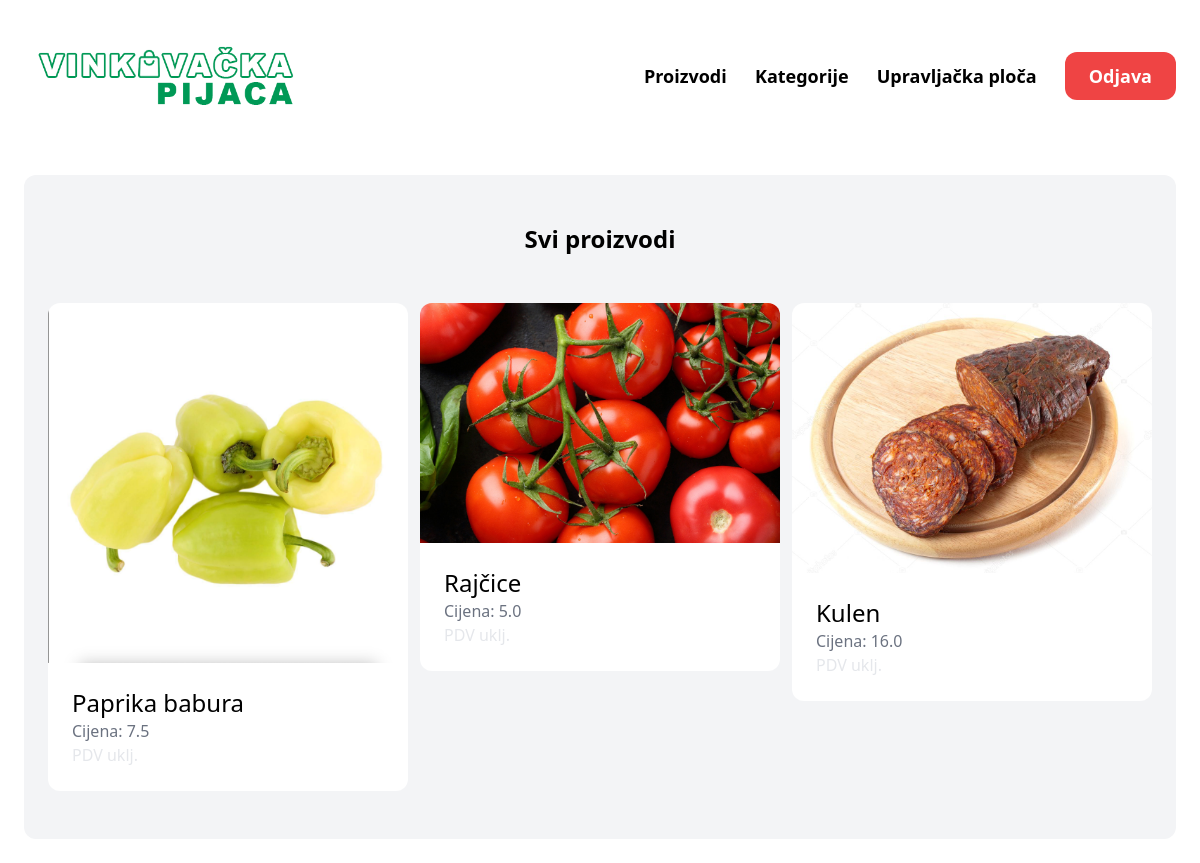
The page /dashboard/ (signed in) on the database its author committed.
### item/models.py (models this page shows, shortened)
class Item(models.Model):
    category = models.ForeignKey(Category, related_name='items', on_delete=models.CASCADE)
    title = models.CharField(max_length=255)
    description = models.TextField(blank=True, null=True)
    price = models.FloatField()
    image = models.ImageField(upload_to='item_images', blank=True, null=True)
    created_at = models.DateTimeField(auto_now_add=True)
    created_by = models.ForeignKey(User, related_name='items', on_delete=models.CASCADE)

### dashboard/views.py (the view)
# urls.py: path('', views.index, name='index')
@login_required
def index(request):
    items = Item.objects.filter(created_by = request.user)
    adminItems = Item.objects
    return render(request, 'dashboard/index.html', {
        'items': items,
        'adminItems': adminItems.iterator,
    })

### dashboard/templates/dashboard/index.html (shortened to what this page needs)
{% extends 'home/base.html' %}
{% block content %}
    <div class="mt-6 px-6 py-12 bg-gray-100 rounded-xl">
        {% if request.user.is_authenticated and request.user.is_superuser %}
            <h2 class="mb-12 text-2xl text-center"><b>Svi proizvodi</b></h2>
        {% else %}
            <h2 class="mb-12 text-2xl text-center"><b>Vaši proizvodi</b></h2>
        {% endif %}
        <div class="grid grid-cols-3 gap-3">
            {% if request.user.is_authenticated and request.user.is_superuser %}
                {% for item in adminItems %}
                    <div class="hover:scale-105 ease-in-out duration-300">
                        <a href="{% url 'item:detail' item.id %}">
                            <div>
                                <img src="{{ item.image.url }}" class="rounded-t-xl">
                            </div>
                            <div class="p-6 bg-white rounded-b-xl">
                                <h2 class="text-2xl">{{ item.title }}</h2>
                                <p class="text-gray-500">Cijena: {{ item.price }}</p>
                                <p class="text-gray-200">PDV uklj.</p>
                            </div>
                        </a>
                    </div>
                {% endfor %}
            {% endif %}
        </div>
    </div>
{% endblock %}

### rows shown on the page
Item: image (picture), title "Paprika babura", price "7.5"
Item: image (picture), title "Rajčice", price "5.0"
Item: image (picture), title "Kulen", price "16.0"
